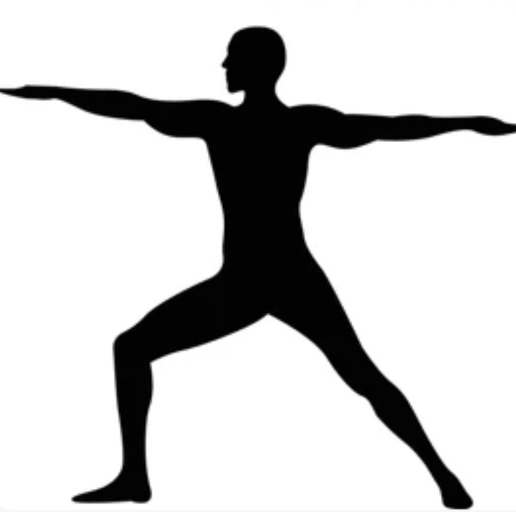
#> input picture ultralytics/test1.jpg, 1032 x 1023 px (shown at 1/2 size)
$ python -i edge.py   (imports and definitions only)
#> lines starting #> are read from the running program, lines starting #| are printed output that depends on the picture; after the words box and inside, x2 and y2 are one past the last pixel; in counts of white or black regions, pixels touching at a corner belong together
import cv2
import numpy as np
import matplotlib.pyplot as plt

def get_image_edges_coordinates(image_path):
#> called with image_path = 'test1.jpg'
    image = cv2.imread(image_path)
#> image is the input picture: shape (1023, 1032, 3); mean B, G, R 205, 205, 205
    resized_image = cv2.resize(image, (640, 640), interpolation=cv2.INTER_AREA)
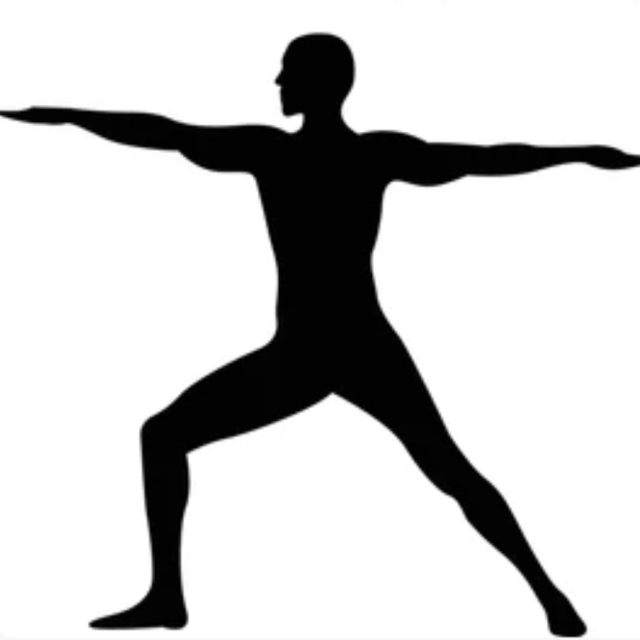
#> resized_image: shape (640, 640, 3); mean B, G, R 205, 205, 205
    grayscale = cv2.cvtColor(resized_image, cv2.COLOR_BGR2GRAY)
    _, thresholded = cv2.threshold(grayscale, 240, 255, cv2.THRESH_BINARY_INV)
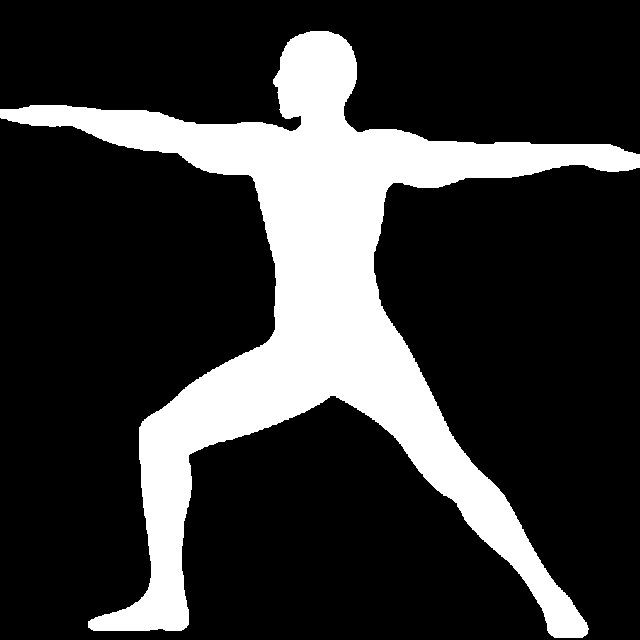
#> thresholded: shape (640, 640); 21.4% white; 1 white region
    contours, _ = cv2.findContours(thresholded, cv2.RETR_TREE, cv2.CHAIN_APPROX_SIMPLE)
#> contours = 1 contour; box (x1, y1, x2, y2) and area: (0, 31, 640, 638) 86280
    largest_contour = max(contours, key=cv2.contourArea)
#> largest_contour = contour of 1182 points, box (x1, y1, x2, y2) (0, 31, 640, 638), area 86280
    edge_coordinates = [tuple(point[0]) for point in largest_contour]
#> edge_coordinates = 1182 pairs, first value 0 to 639, second value 31 to 637

    return edge_coordinates

def normalize_coordinates(edge_coordinates):
    x_coords = [coord[0] for coord in edge_coordinates]
    y_coords = [coord[1] for coord in edge_coordinates]

    x_min, x_max = min(x_coords), max(x_coords)
    y_min, y_max = min(y_coords), max(y_coords)

    normalized_coordinates = [(float(x - x_min) / (x_max - x_min), float(y - y_min) / (y_max - y_min)) for x, y in edge_coordinates]

    return normalized_coordinates

def draw_red_marks_and_green_keypoints_on_frame(frame, normalized_coordinates, keypoints): #arg:circle_keypoints
    resized_frame = cv2.resize(frame, (640, 640))
    points = [((int(x * 640), int(y * 640))) for x, y in normalized_coordinates]

    for i in range(1, len(points)):
        cv2.line(resized_frame, points[i - 1], points[i], (0, 0, 255), thickness=4)

    for point in keypoints:
        cv2.circle(resized_frame, point, 20, (0, 255, 0), 2)

    return resized_frame

>>> result = get_image_edges_coordinates('test1.jpg')
#> result has the same summary as edge_coordinates in get_image_edges_coordinates
